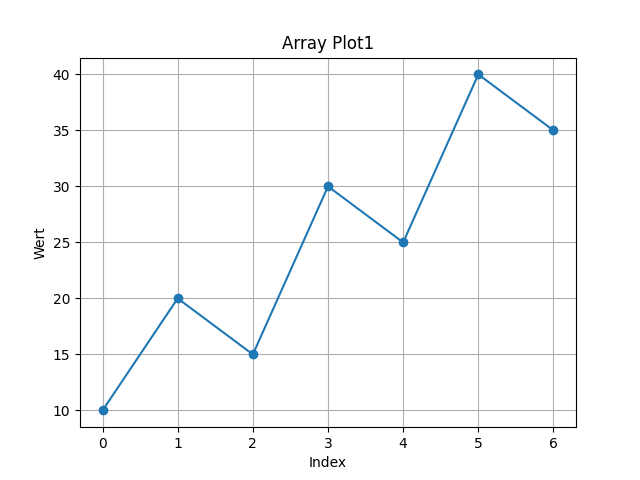

Generate this figure with Python:
import matplotlib.pyplot as plt

# Beispiel-Array
data = [10, 20, 15, 30, 25, 40, 35]

# Indizes für die x-Achse
indices = range(len(data))

# Plotten des Arrays

plt.plot(indices, data, marker='o')
plt.xlabel('Index')
plt.ylabel('Wert')
plt.title('Array Plot1')
plt.grid(True)
plt.savefig('test.png')
plt.show()

plt.plot(indices, data, marker='o')
plt.xlabel('Index')
plt.ylabel('Wert')
plt.title('Array Plot2')
plt.savefig('test2.png')
plt.show()

plt.plot(indices, data, marker='o')
plt.xlabel('Index')
plt.ylabel('Wert')
plt.title('Array Plot3')
plt.savefig('test3.png')
plt.show()
